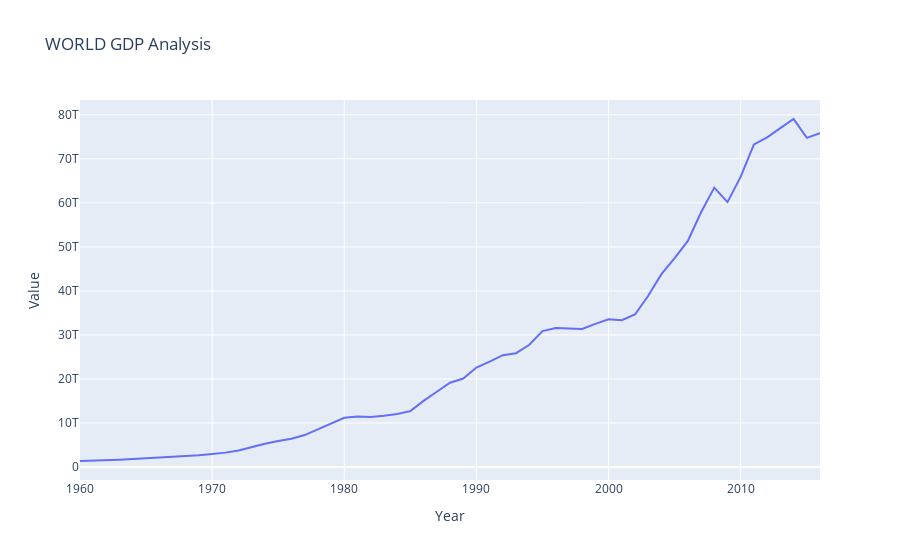

Here is the notebook cell this chart was saved with:
### Code cell
df_world=df[df['Country Name']=='World']
df_world_fig=px.line(df_world,x='Year',y='Value',title='WORLD GDP Analysis')
df_world_fig
